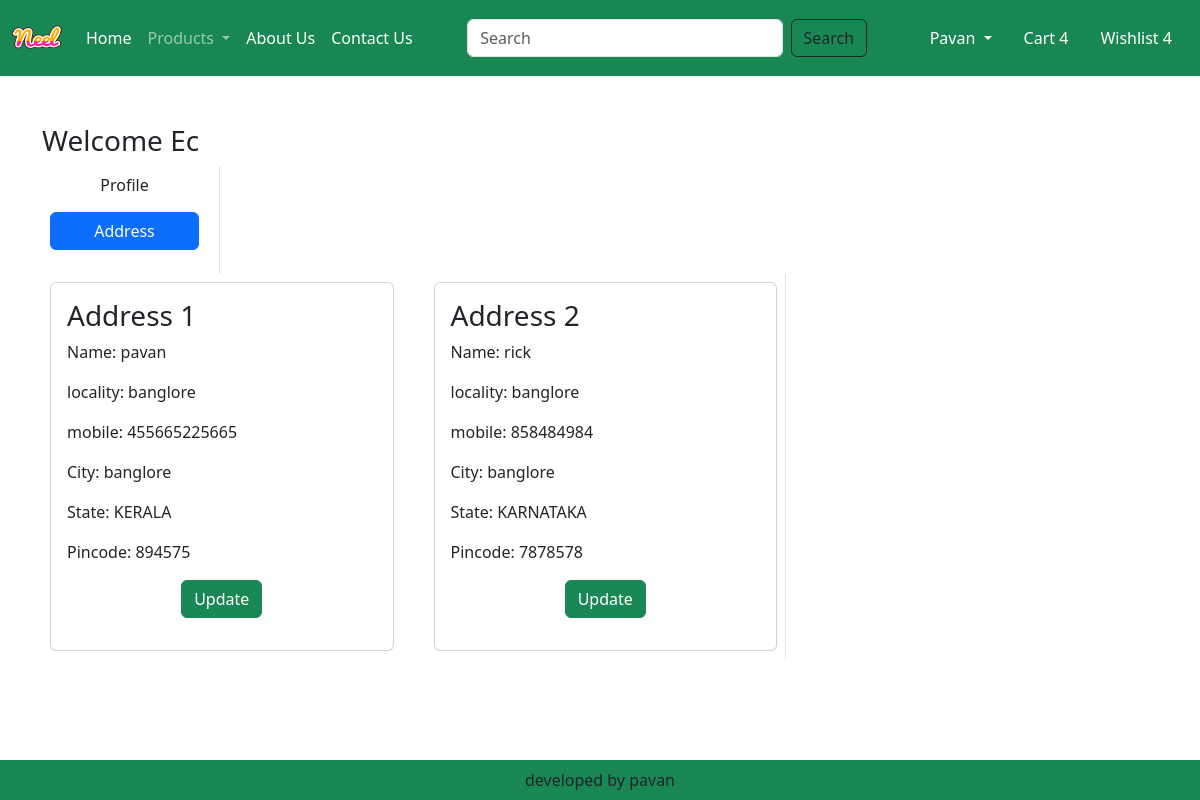
The page /address/ (signed in) on the database its author committed.
### app/models.py (models this page shows, shortened)
class Customer(models.Model):
    user = models.ForeignKey(User, on_delete=models.CASCADE)
    name = models.CharField(max_length=200)
    locality = models.CharField(max_length=200)
    city = models.CharField(max_length=50)
    mobile = models.IntegerField(default=0)
    zipcode = models.IntegerField()
    state = models.CharField(choices=STATE_CHOICES,max_length=100)

### app/views.py (the view)
# urls.py: path('address/',views.address,name='address'),
def address(request):
    add = Customer.objects.filter(user=request.user)
    return render(request , 'app/address.html',locals())

### templates/app/address.html (shortened to what this page needs)
{% extends "app/base.html" %}
{% load static %}
{% block main-content %}
<div class="container my-5">
    <div class="row">
        <h3>Welcome <span class="text-capitalize">{{request.user}}</span></h3>
        <div class="col-sm-2 border-end">
            <ul class="list-unstyled">
                <li class="d-grid" ><a href="{% url 'profile' %}" class="btn ">Profile</a></li>
                <li class="d-grid" ><a href="{% url 'address' %}" class="btn btn-primary m-2">Address</a></li>
            </ul>
        </div>
    </div>
    <div class="col-sm-8 border-end">
        <div class="row">
            {% for ad in add %}
            <div class="col-sm-6">
                <div class="card m-2">
                    <div class="card-body">
                        <h3>Address {{forloop.counter}}</h3>
                        <p>Name: {{ad.name}}</p>
                        <p>locality: {{ad.locality}}</p>
                        <p>mobile: {{ad.mobile}}</p>
                        <p>City: {{ad.city}}</p>
                        <p>State: {{ad.state}}</p>
                        <p>Pincode: {{ad.zipcode}}</p>
                        <p class="text-center"> <a href="{% url 'updateAddress' pk=ad.id %}" type="button" class="btn btn-success">Update</a></p>
                    </div>
                </div>
            </div>
            {% endfor %}
        </div>
    </div>
</div>
{% endblock main-content %}

### rows shown on the page
Customer: name "pavan", locality "banglore", mobile "455665225665", city "banglore", state "KERALA", zipcode "894575"
Customer: name "rick", locality "banglore", mobile "858484984", city "banglore", state "KARNATAKA", zipcode "7878578"

### other values the page prints
{{ request.user }} "Ec"
